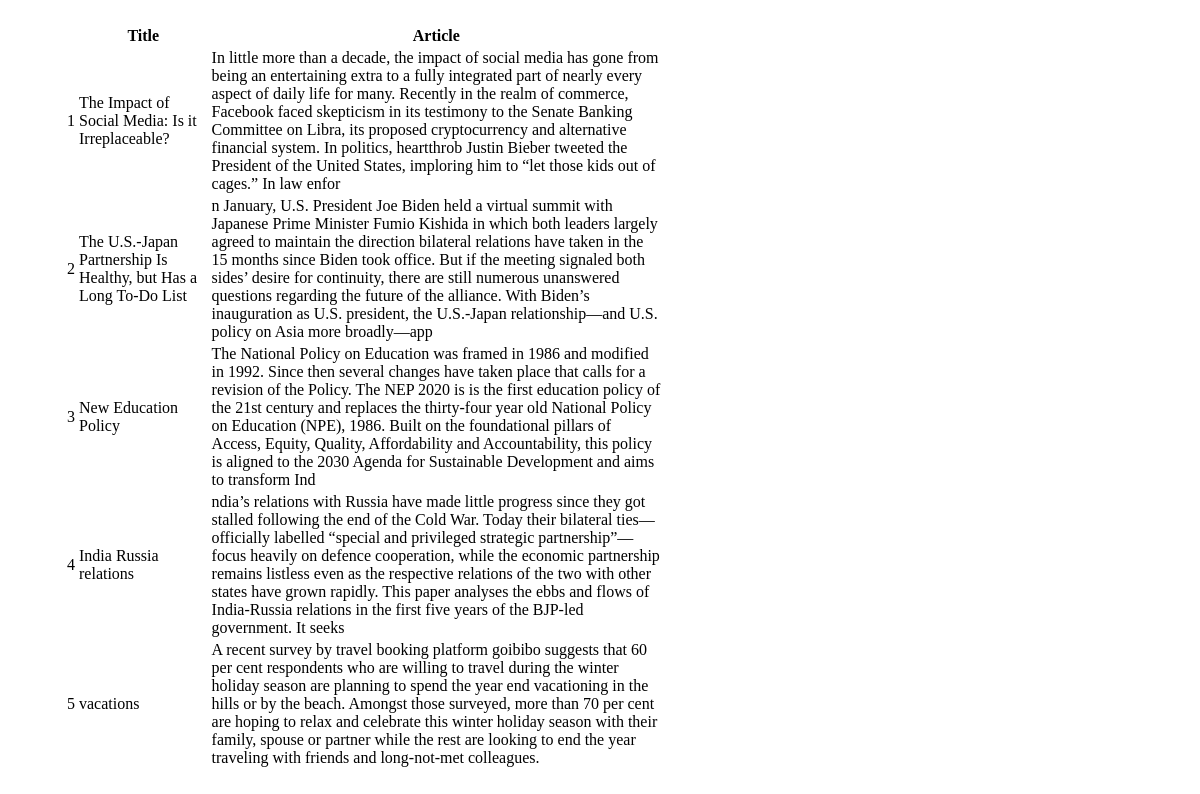
The page /editor_articles.php on the database its author committed.
### tables this page shows
CREATE TABLE `textuploads` (
  `id` int(5) NOT NULL AUTO_INCREMENT,
  `title` varchar(100) NOT NULL,
  `article` varchar(500) NOT NULL,
  `category` varchar(50) NOT NULL,
  PRIMARY KEY (`id`)
);

### editor_articles.php (the view, shortened to what this page needs)
<?php
include('connection.php');
$sqlget = "SELECT * FROM textuploads";
$sqldata = mysqli_query($con, $sqlget) or die('error getting');
echo "<table>";
echo "<tr><th><ID></th><th>Title</th><th>Article</th></tr>";
while ($row = mysqli_fetch_array($sqldata, MYSQLI_ASSOC)){
    echo "<tr><td>";
    echo $row['id'];
    echo "<td>";
    echo $row['title'];
    echo "</td><td>";
    echo $row['article'];
    echo "</td></tr>";
}
echo "</table>";
?>
<!DOCTYPE html>
<html lang="en">
<head>
</head>
<body>
</body>
</html>

### editor_articles.php (style rules this page uses)
body { width: 50%; height: 5pc; margin-left: 1pc; padding: 1pc 3pc; }

### rows shown on the page
textuploads: id "1", title "The Impact of Social Media: Is it Irreplaceable?", article "In little more than a decade, the impact of social media has gone from being an entertaining extra to a fully integrated part of nearly every aspect of daily life for many. Recently in the realm of commerce, Facebook faced skepticism in its testimony to the Senate Banking Committee on Libra, its proposed cryptocurrency and alternative financial system. In politics, heartthrob Justin Bieber tweeted the President of the United States, imploring him to “let those kids out of cages.” In law enfor"
textuploads: id "2", title "The U.S.-Japan Partnership Is Healthy, but Has a Long To-Do List", article "n January, U.S. President Joe Biden held a virtual summit with Japanese Prime Minister Fumio Kishida in which both leaders largely agreed to maintain the direction bilateral relations have taken in the 15 months since Biden took office. But if the meeting signaled both sides’ desire for continuity, there are still numerous unanswered questions regarding the future of the alliance. With Biden’s inauguration as U.S. president, the U.S.-Japan relationship—and U.S. policy on Asia more broadly—app"
textuploads: id "3", title "New Education Policy", article "The National Policy on Education was framed in 1986 and modified in 1992. Since then several changes have taken place that calls for a revision of the Policy. The NEP 2020 is is the first education policy of the 21st century and replaces the thirty-four year old National Policy on Education (NPE), 1986. Built on the foundational pillars of Access, Equity, Quality, Affordability and Accountability, this policy is aligned to the 2030 Agenda for Sustainable Development and aims to transform Ind"
textuploads: id "4", title "India Russia relations", article "ndia’s relations with Russia have made little progress since they got stalled following the end of the Cold War. Today their bilateral ties—officially labelled “special and privileged strategic partnership”—focus heavily on defence cooperation, while the economic partnership remains listless even as the respective relations of the two with other states have grown rapidly. This paper analyses the ebbs and flows of India-Russia relations in the first five years of the BJP-led government. It seeks"
textuploads: id "5", title "vacations", article "A recent survey by travel booking platform goibibo suggests that 60 per cent respondents who are willing to travel during the winter holiday season are planning to spend the year end vacationing in the hills or by the beach. Amongst those surveyed, more than 70 per cent are hoping to relax and celebrate this winter holiday season with their family, spouse or partner while the rest are looking to end the year traveling with friends and long-not-met colleagues."
